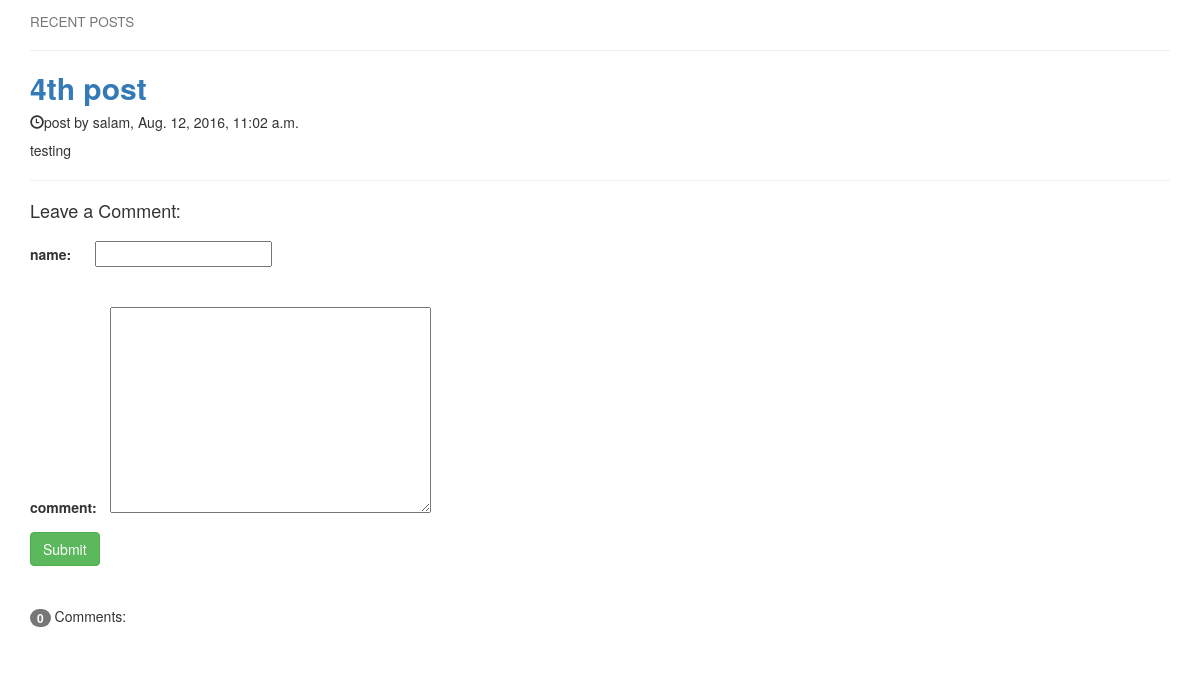
The app's page /blog/post?pid=4, older data.
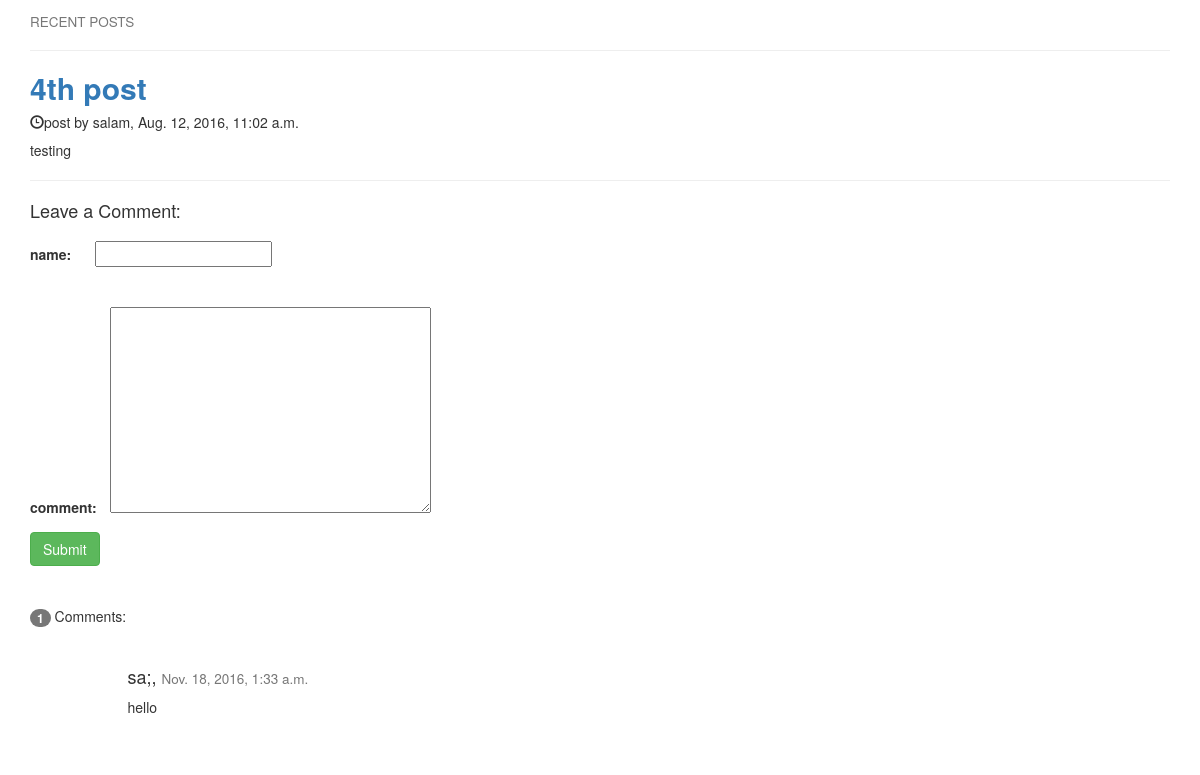
The same page, newer data.
### blog/models.py (models this page shows)
class Comment(models.Model):
    post = models.ForeignKey(Post)
    name = models.CharField(max_length = 100)
    text = models.TextField()
    date = models.DateTimeField(default = timezone.now)

### blog/views.py (the view)
# urls.py: url(r'post', blog.views.show_post),
def show_post(request):
    pid = request.GET.get('pid')
    pst = Post.objects.get(id=pid)
    if request.method=='POST':
        form = CommentForm(request.POST)
        if form.is_valid():
            cm = Comment(post=pst,name=form.cleaned_data['name'],text=form.cleaned_data['text'])
            cm.save()
    comments = pst.comment_set.all()
    comment_form = CommentForm()
    count = len(comments)
    template = 'post.html'
    return render(request, template, {'post': pst, 'count': count, 'comment_form':comment_form,'comments': comments})

### blog/forms.py
class CommentForm(forms.Form):
    name = forms.CharField(max_length=100,label="name:")
    text = forms.CharField(widget=forms.Textarea,label="comment:")

### blog/templates/post.html (shortened to what this page needs)
<!DOCTYPE html>
<html lang="en">
<head>
    <link rel="stylesheet" href="http://maxcdn.bootstrapcdn.com/bootstrap/3.3.7/css/bootstrap.min.css">
</head>
<body>
<div class="container">
    <h4>
        <a href="/blog/">
            <small>RECENT POSTS</small>
        </a>
    </h4>
    <hr>
    <h2><strong><a href="/blog/post?pid={{ post.id }}">{{ post.title }}</a></strong></h2>
    <h5><span class="glyphicon glyphicon-time"></span>post by {{ post.author }}, {{ post.date }}</h5>
    <p>{{ post.text|linebreaksbr }}</p>
    <hr>
    <h4>Leave a Comment:</h4>
    <form action="" method="post">
        {{ comment_form.as_p }}
        <button type="submit" class="btn btn-success">Submit</button>
    </form>
    <br><br>
    <p><span class="badge">{{ count }}</span> Comments:</p><br>
    {% for cm in comments %}
    <div class="row">
        <div class="col-sm-1 text-center">
        </div>
        <div class="col-sm-10">
            <h4>{{ cm.name }}
                <small>{{ cm.date }}</small>
            </h4>
            <p>{{ cm.text }}</p>
            <br>
        </div>
    </div>
    {% endfor %}
</div>
</body>
</html>

Row changes from the older to the newer data that the page shows:
added Comment: name "sa;,", date "Nov. 18, 2016, 1:33 a.m.", text "hello"
Text that changed along with them:
{{ count }}: "0" → "1"
